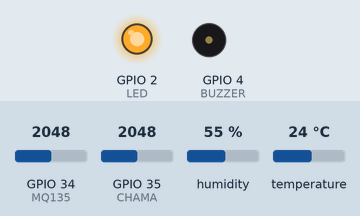
Simulated run of this sketch. Board: ESP32. Parts: output pins drawn as LEDs (lit = HIGH), buzzer (waves = sounding, pin HIGH). The inputs (shaded band) are chosen by the test bench; at power-on: GPIO 34 (MQ135) = 2048, temperature 24 °C, GPIO 35 (CHAMA) = 2048, humidity 55 %. WiFi joins after 1.5 s; servers stay silent unless stated; the modem accepts every AT command (registered, SIM ready, sends succeed) and sends nothing else; what the sketch prints to the serial monitor is not drawn.

Above: at 5.0 s.
5.1 s: GPIO 34 (MQ135) set to 1680
6.8 s: GPIO 34 (MQ135) set to 1574
At 7.6 s:
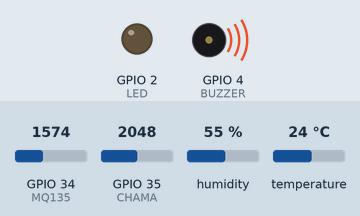
19.2 s: GPIO 34 (MQ135) set to 2866
At 20.4 s:
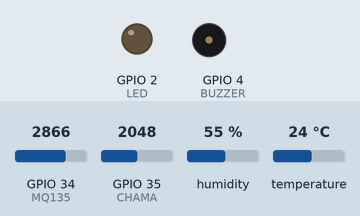
26.8 s: temperature set to 34 °C
34.4 s: temperature set to 37 °C
At 36.3 s:
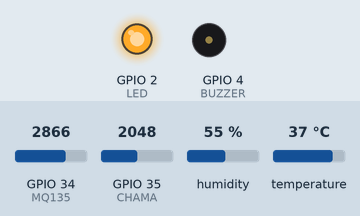
Timing chart, 0 to 37.8 s (numbered marks = the images above; inputs shaded):
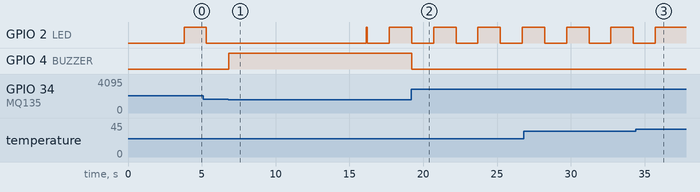

The sketch:

ESP32.ino
```cpp
/**
 * Componente                        ESP32
 * DHT11 --------------------------> 15
 * BUZZER--------------------------> 04
 * MQ135 --------------------------> 34
 * CHAMAS -------------------------> 35
 * GSM(TX, RX) --------------------> RX2(16), TX2(17)
 * LCD com I2C(SCL, SDA) ----------> SCL(22), SDA(21)
 * BOTÃO DE PRESSÃO  --------------> 05
 *
*/


#define BLYNK_TEMPLATE_ID "TMPL2zm081CXh"
#define BLYNK_TEMPLATE_NAME "Quickstart Template"
#define BLYNK_AUTH_TOKEN "DXEkUH3iqFmJsVuaKH3mSkLFKby8NYmF"
#define BLYNK_PRINT Serial

//////////////////////////////// DEFINITIONS ////////////////////////////
#define LED 2
#define BUZZER 4
#define DHTPIN 15
#define RXD2 16
#define TXD2 17
#define MQ135 34
#define CHAMA 35


#define DHTTYPE DHT11  //Ou poderia ser o DHT22
#define TEMPO_CHAMADA 15000
#define TEMPO_ATE_CHAMADA 10000
#define NUMERO_CHAMADAS 3

#define LIMIAR_TEMPERATURA 35  // Valor para começar deteção(em graus Celcius)
#define LIMIAR_FUMO 60         // Valor para começa a detectar (indo de 0 a 1023)
#define LIMIAR_CHAMA 55        // Valor para começar deteção(em percentagem)

#define ENDERECO_RESIDENCIA "Angola, Luanda, Rangel, Rua Rubra, Casa nº 32"

////////////////////////////// LIBRARIES ////////////////////////////////
#include "DHT.h"
#include <WiFi.h>
#include <String.h>
#include <WiFiClient.h>
#include <BlynkSimpleEsp32.h>


// Your WiFi credentials.
char ssid[] = "AFONSO";
char pass[] = "123456789";
const String NUMERO_AUTORIDADE = "+244943169235";
const String NUMERO_PROPRIETARIO = "+244940811141";

////////////////////////////// GLOBAL VARIEBLES ////////////////////////
int valorFumo = 0, valorChama = 0;
float temperatura = 0, humidade = 0;
unsigned long int tempoDelay = 0, temporizador = 0;
bool flagSMSAutoridade = false, flagChamadaAutoridade = false;
bool flagSMSProprietario = false, flagChamadaProprietario = false;
bool flagFumo = false, flagChama = false, flagTemperatura = false;
String estadoFumo = "", estadoChama = "", estadoTemperatura = "";

////////////////////////////// OBEJECTS ////////////////////////////////
BlynkTimer timer;
HardwareSerial gsm(2);
DHT dht(DHTPIN, DHTTYPE);


// This function sends Arduino's uptime every second to Virtual Pin 2.
void sendDadaToBlynk() {
  Blynk.virtualWrite(V0, temperatura);
  Blynk.virtualWrite(V1, humidade);
  Blynk.virtualWrite(V2, valorChama);
  Blynk.virtualWrite(V3, valorFumo);
}

void setup() {
  pinMode(LED, OUTPUT);
  digitalWrite(LED, LOW);
  pinMode(BUZZER, OUTPUT);
  digitalWrite(BUZZER, LOW);
  Serial.begin(115200);
  delay(1000);
  gsm.begin(9600, SERIAL_8N1, RXD2, TXD2);
  delay(1000);
  dht.begin();

  Blynk.begin(BLYNK_AUTH_TOKEN, ssid, pass);
  timer.setInterval(1000L, sendDadaToBlynk);
}

void loop() {
  comunication();
  if (millis() - tempoDelay > 1500) {
    tempoDelay = millis();
    lerSensores();
    analise();
    // mostrarDados();
    digitalWrite(LED, !digitalRead(LED));
  }

  String response = receberSMS();
  if (response.indexOf("+CMT:") > 0) {
    if (response.indexOf("DESLIGAR") > 0) {
      // flagChamada = false;
      Serial.println("ALARME DESLIGADO");
    } else if (response.indexOf("LIGAR") > 0) {
      // flagAlarmeEnvio = true;
      Serial.println("ALARME LIGADO");
    }
  }

  /* codigo do botão aqui*/

  Serial.println("Hello");
  Blynk.run();
  timer.run();
}


////////////////////////////////////////////////////////////////////////
void lerSensores() {
  humidade = dht.readHumidity();
  temperatura = dht.readTemperature();

  valorFumo = 100 - map(analogRead(MQ135), 0, 4095, 0, 100);
  valorChama = map(analogRead(CHAMA), 0, 4095, 0, 100);

  if (isnan(humidade) || isnan(temperatura)) {
    temperatura = humidade = 0;
    Serial.println(F("Falha ao Detectar o Sensor DHT! Verifique as ligações"));
  }


}

/////////////////////////////////////////////////////////////////////////
void ativarAlarme() {
  digitalWrite(BUZZER, HIGH);
}

void desativarAlarme() {
  digitalWrite(BUZZER, LOW);
}


////////////////////////////////////////////////////////////////////////
void mostrarDados() {
  Serial.println("--------------------------DADOS----------------------------");
  Serial.println("Temperatura:" + String(temperatura) + "*C, " + estadoTemperatura);
  Serial.println("Humidade:" + String(humidade) + "%");
  Serial.println("MQ135:" + String(valorFumo) + ", " + estadoFumo);
  Serial.println("Chama:" + String(valorChama) + "%, " + estadoChama);
}


void analise() {
  static byte cont1 =0;
  static byte cont2 =0;

  if (valorChama > LIMIAR_CHAMA && !flagChama) {
    flagChama = true;
    ativarAlarme();
  } else if (valorChama < LIMIAR_CHAMA && flagChama) {
    flagChama = false;
    desativarAlarme();
  }

  if (valorFumo > LIMIAR_FUMO && !flagFumo) {
    flagFumo = true;
    ativarAlarme();
  } else if (valorFumo < LIMIAR_FUMO && flagFumo) {
    flagFumo = false;
    desativarAlarme();
  }

  flagTemperatura = (temperatura > LIMIAR_TEMPERATURA);


  estadoTemperatura = (flagTemperatura) ? "ALTA TEMPERATURA DETECTADA!" : "TEMPERATURA NORMAL";
  estadoFumo = (flagFumo) ? "POSSIVEL INCÊNCIO DETECTADO" : "NORMAL, SEM FUMO";
  estadoChama = (flagChama) ? "FOGO DETECTADO!" : "NORMAL, SEM FOGO!";


  if (flagTemperatura || flagFumo || flagChama) {
    if (!flagSMSProprietario && !flagChamadaProprietario)
    {
      flagSMSProprietario = true;
      String mensagem = getMensagem();
      enviarSMS(NUMERO_PROPRIETARIO, mensagem);
      temporizador = millis();
    } else if (flagSMSProprietario && !flagChamadaProprietario && (millis() - temporizador) > TEMPO_ATE_CHAMADA)
    {
      if (++cont1==NUMERO_CHAMADAS)
        flagChamadaProprietario = true;
      fazerChamada(NUMERO_PROPRIETARIO, TEMPO_CHAMADA);
      temporizador = millis();
    } else {
      Serial.println("Usuario já contactado");

      if (!flagSMSAutoridade && !flagChamadaAutoridade && (millis() - temporizador) > 20000) {
        flagSMSAutoridade = true;
        String mensagem = getMensagemAutoridade();
        enviarSMS(NUMERO_AUTORIDADE, mensagem);
        temporizador = millis();
      }
      else if (flagSMSAutoridade && !flagChamadaAutoridade && (millis() - temporizador) > TEMPO_ATE_CHAMADA)
      {
        if (++cont2==NUMERO_CHAMADAS)
          flagChamadaAutoridade = true;
        fazerChamada(NUMERO_AUTORIDADE, TEMPO_CHAMADA);
        temporizador = millis();
      } else {
        Serial.println("Autoridade já contactada");
      }
    }

  } else {
    flagSMSProprietario = false;
    flagChamadaProprietario = false;
    flagSMSAutoridade = false;
    flagChamadaAutoridade = false;
    cont1=0;
    cont2=0;
  }
}

////////////////////////////////////////////////////////////////////////
String getMensagem() {
  String texto = "";
  if (flagTemperatura || flagFumo || flagChama)
    texto += "==== ALERTA DE INCENDIO ====\n";
  texto += "Local......:Minha Residencia\n";
  texto += "SMS Para...:Proprietario da Residencia\n";
  texto += "Temperatura:" + String(temperatura) + "*C, " + estadoTemperatura + "\n";
  texto += "Humidade...:" + String(humidade) + "%\n";
  texto += "MQ135......:" + String(valorFumo) + ", " + estadoFumo + "\n";
  texto += "Chama......:" + String(valorChama) + "%, " + estadoChama + "\n";
  return texto;
}

String getMensagemAutoridade() {
  String texto = "";
  if (flagTemperatura || flagFumo || flagChama)
    texto += "===== ALERTA DE INCENDIO =====\n";
  texto += "Local......:" + String(ENDERECO_RESIDENCIA)+"\n";
  texto += "SMS Para...: Centro de Combate ao Incendio\n";
  texto += "Temperatura:" + String(temperatura) + "*C, " + estadoTemperatura + "\n";
  texto += "Humidade...:" + String(humidade) + "%\n";
  texto += "MQ135......:" + String(valorFumo) + ", " + estadoFumo + "\n";
  texto += "Chama......:" + String(valorChama) + "%, " + estadoChama + "\n";
  texto += "Pede-se a accao imediata do \"Centro de Combate a Incendio\"\n";
  return texto;
}


////////////////////////////////////////////////////////////////////////
void enviarSMS(const String number, String sms) {
  Serial.println("\n################ ENVIANDO MENSAGENS ! #################");
  gsm.println("AT+CMGF=1");
  delay(1000);
  comunication();
  gsm.println("AT+CMGS=\"" + number + "\"\r");
  delay(1000);
  comunication();
  gsm.println(sms);
  delay(100);
  gsm.println((char)26);
  delay(1000);
  comunication();
  delay(4000);
  Serial.println(sms);
  Serial.println("\n################ MENSAGEM ENVIADA! #################");
  configGSM();
}

////////////////////////////////////////////////////////////////////////
void fazerChamada(const String number, unsigned long time) {
  Serial.println("###################### FAZENDO CHAMADA ##################################");
  gsm.println("ATD +" + String(number) + ";");
  delay(100);
  gsm.println();
  delay(time);
  gsm.println("ATH");
  Serial.println("###################### TERMINANDO CHAMADA ##################################");
}

void configGSM() {
  gsm.print("AT+CMGF=1\r");
  delay(1000);
  gsm.print("AT+CNMI=2,2,0,0,0\r");
  delay(1000);
}

///////////////////////////////////////
String receberSMS() {
  String answer = "";
  if (gsm.available() > 0) {
    while (gsm.available() > 0) {
      delay(5);
      char sms = gsm.read();
      answer += sms;
    }
    Serial.print(answer);
  }
  return answer;
}
////////////////////////////////////////////////////////////////////////
void comunication() {
  if (Serial.available())
    while (Serial.available())
      gsm.write(Serial.read());

  if (gsm.available())
    while (gsm.available())
      Serial.write(gsm.read());
}
```

Measured:
- the behaviour switches between 1638 and 1637 on GPIO 34 (MQ135) (found by bisection; images 0 and 1)
- the behaviour switches between 35 and 36 °C on temperature (found by bisection; images 2 and 3)
- after the input at 6.8 s, GPIO 4 (BUZZER): LOW → HIGH at once
- after the input at 19.2 s, GPIO 4 (BUZZER): HIGH → LOW at once
- after the input at 34.4 s, GPIO 2 (LED): goes on until 35.7 s, then stays HIGH
